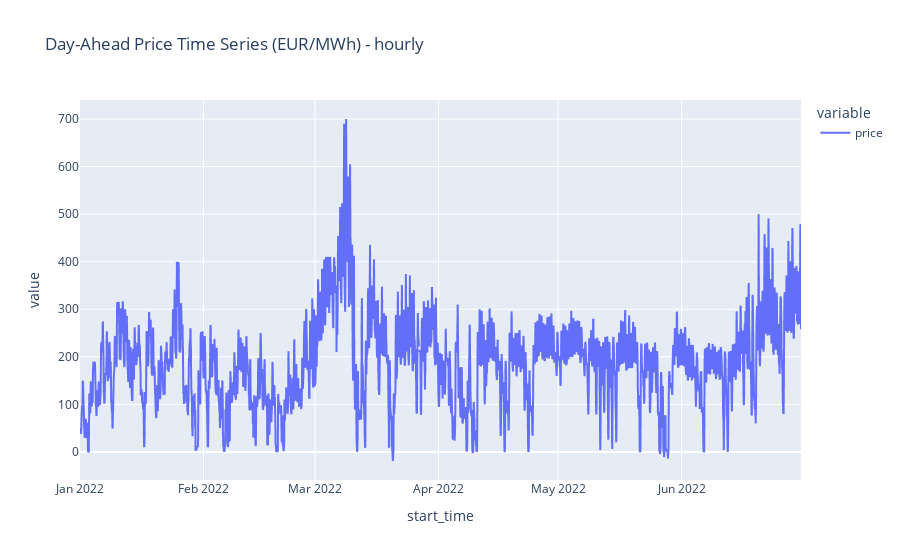

This figure's notebook cell:
### Code cell
# load data set

day_price_df = pd.read_csv('./data/Day-ahead_Prices_60min.csv')

# split the date column into start and end time, we will use start time only
day_price_df[['start_time', 'end_time']] = day_price_df['MTU (CET/CEST)']\
                                                .str.split(' - ', expand=True)

# drops unnecessary columns
day_price_df.drop(columns=['MTU (CET/CEST)', 'BZN|DE-LU', 'Currency', 'end_time']
                , inplace=True) # assumes all currency same in same region

day_price_df.rename(columns={
    'Day-ahead Price [EUR/MWh]': 'price'
}, inplace=True)

day_price_df['start_time'] = pd.to_datetime(day_price_df['start_time'],
                                            format='%d.%m.%Y %H:%M')
day_price_ts = day_price_df.set_index('start_time') 

px.line(day_price_ts, title='Day-Ahead Price Time Series (EUR/MWh) - hourly')

### Figure 1 — Plotly figure (JSON) as saved in the notebook; plotly's stock layout.template omitted (floating-point values rounded to 4 significant figures; data arrays with more than 128 entries replaced by an {"elided": "..."} marker saying what was removed)
{"data": [{"hovertemplate": "variable=price<br>start_time=%{x}<br>value=%{y}<extra></extra>", "legendgroup": "price", "line": {"color": "#636efa", "dash": "solid"}, "marker": {"symbol": "circle"}, "mode": "lines", "name": "price", "showlegend": true, "type": "scattergl", "x": {"elided": "4344 str values"}, "xaxis": "x", "y": {"elided": "4344 float values"}, "yaxis": "y"}], "layout": {"legend": {"title": {"text": "variable"}, "tracegroupgap": 0}, "title": {"text": "Day-Ahead Price Time Series (EUR/MWh) - hourly"}, "xaxis": {"anchor": "y", "domain": [0, 1], "title": {"text": "start_time"}}, "yaxis": {"anchor": "x", "domain": [0, 1], "title": {"text": "value"}}}}
